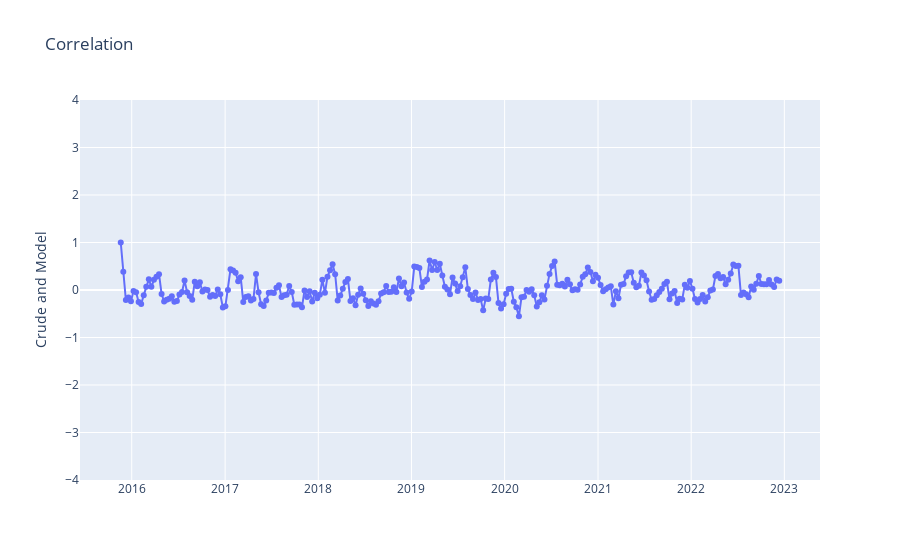
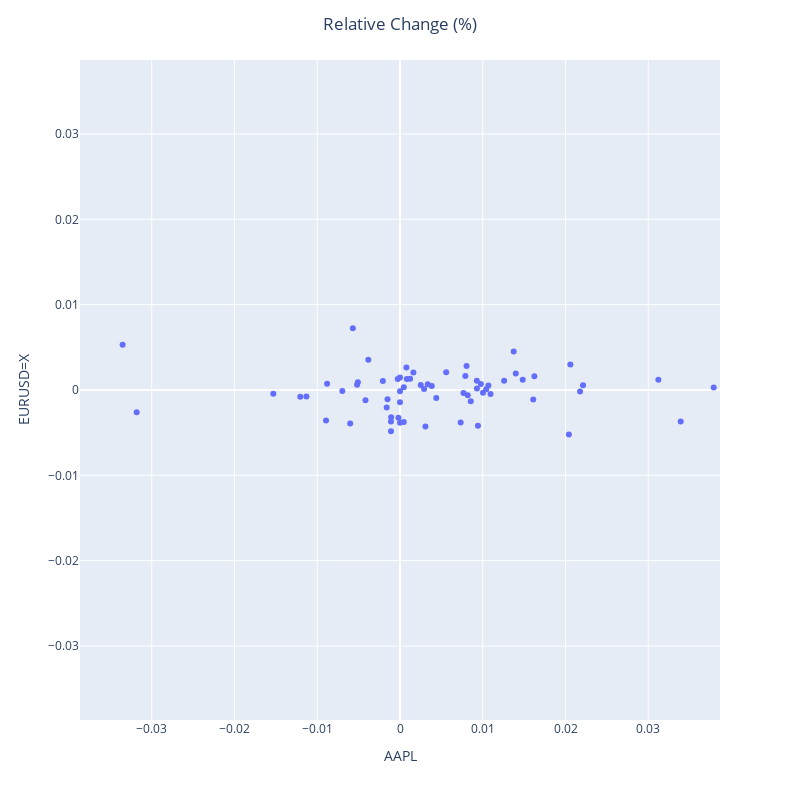

The notebook cell these images were saved under, in order:
### Code cell
# correlation pair

# main
interval = "1d"
days_back = 30
list_symbols = ["AAPL", "EURUSD=X"]

# correlation
symbol_pairs =  get_pair_combinations(list_symbols)
dict_correlation_scatters = get_correlation_scatters(df_correlation.copy(), interval, days_back, symbol_pairs)
list_correlation_scatters = list(dict_correlation_scatters.values())
layout_correlation = go.Layout(title='Correlation', yaxis=dict(title='Crude and Model'), yaxis2=dict(title='Moddel Difference', overlaying='y', side='right'))
fig_correlation = go.Figure(data=list_correlation_scatters, layout=layout_correlation)
fig_correlation.update_layout(grid_yside="right")
fig_correlation.update_layout(yaxis_range=[-4,4])
fig_correlation.show()

# correlation - x - y
change_0 = df_candle_change[df_candle_change["symbol"] == list_symbols[0]][["Datetime", "Open__change"]]
change_0.index = change_0["Datetime"]
change_1 = df_candle_change[df_candle_change["symbol"] == list_symbols[1]][["Datetime", "Open__change"]]
change_1.index = change_1["Datetime"]



df_change_0_1 = change_0.join(change_1, rsuffix='_right')
df_change_0_1 = df_change_0_1[(~df_change_0_1["Open__change"].isnull()) & (~df_change_0_1["Open__change_right"].isnull())]

# restrict times
df_change_0_1 = df_change_0_1.loc['2019-11-01':'2020-02-01']

fig_px_scatter = px.scatter(df_change_0_1, x="Open__change", y="Open__change_right", labels={
                        "Open__change": list_symbols[0],
                        "Open__change_right": list_symbols[1],
                    }).update_traces(mode="markers")
fig_go_Figure = go.Figure(data=fig_px_scatter)
fig_go_Figure.update_layout(title="Relative Change (%)")
fig_go_Figure.update_layout(title_x=0.5)
l1 = df_change_0_1["Open__change"].to_list()
l2 = df_change_0_1["Open__change_right"].to_list()
xy_max = max(max(l1), max(l2))*1.02
fig_go_Figure.update_layout(xaxis_range=[-1*xy_max, xy_max])
fig_go_Figure.update_layout(yaxis_range=[-1*xy_max, xy_max])

fig_dcc_Graph = dcc.Graph(id='id-f1', figure=fig_go_Figure)

fig_go_Figure.update_layout(
    autosize=False,
    width=800,
    height=800,)
fig_go_Figure.show()

### Figure 1 — Plotly figure (JSON) as saved in the notebook; plotly's stock layout.template omitted (floating-point values rounded to 4 significant figures; data arrays with more than 128 entries replaced by an {"elided": "..."} marker saying what was removed)
{"data": [{"mode": "lines+markers", "name": "AAPL____EURUSD=X", "type": "scatter", "x": {"elided": "259 str values"}, "y": {"elided": "259 float values"}, "yaxis": "y"}], "layout": {"grid": {"yside": "right"}, "title": {"text": "Correlation"}, "yaxis": {"range": [-4, 4], "title": {"text": "Crude and Model"}}, "yaxis2": {"overlaying": "y", "side": "right", "title": {"text": "Moddel Difference"}}}}

### Figure 2 — Plotly figure (JSON) as saved in the notebook; plotly's stock layout.template omitted (floating-point values rounded to 4 significant figures)
{"data": [{"hovertemplate": "AAPL=%{x}<br>EURUSD=X=%{y}<extra></extra>", "legendgroup": "", "marker": {"color": "#636efa", "symbol": "circle"}, "mode": "markers", "name": "", "orientation": "v", "showlegend": false, "type": "scatter", "x": [0.0093, 0.03122, -0.00109, -0.00109, 0.00767, -0.00019, -0.00151, 0.01258, -0.00161, 0.01003, -0.00027, 0.00804, 0.0079, -0.00881, -0.00697, -0.00417, 0.00046, 0.0161, -0.00509, 0, 0.00384, 0.00251, -0.03352, 0.01068, 0.01042, 0.01399, 0.00942, -0.00519, 0.00078, -0.00383, 0.01374, 0.02041, 0.00928, 0.00082, -0.00107, 0.00977, -0.00602, 0.01483, 0, 0.00046, 0.02212, -0.0057, 0.00162, 0, 0.02176, 0.00307, -0.01131, 0.02059, -0.00894, 0.03392, 0.01094, 0.00335, 0.01624, -0.01531, 0.00558, 0.00855, 0, 0.00291, 0.00438, -0.00207, 0.00733, -0.03182, 0.00819, 0.03791, -0.01205, 0.00122], "xaxis": "x", "y": [0.00017, 0.0012, -0.00368, -0.00484, -0.00034, -0.00326, -0.00107, 0.00109, -0.00206, -0.00031, 0.00129, 0.00282, 0.00165, 0.00073, -0.00012, -0.00121, -0.00375, -0.0011, 0.00091, -0.00145, 0.00047, 0.00058, 0.00529, 0.00052, 8e-05, 0.00194, -0.00418, 0.00061, 0.00265, 0.00355, 0.00451, -0.00521, 0.00107, 0.00129, -0.00319, 0.0007, -0.00394, 0.00119, -0.00014, 0.00033, 0.00056, 0.00723, 0.00205, 0.00146, -0.00017, -0.00429, -0.00075, 0.00299, -0.00358, -0.0037, -0.00047, 0.00066, 0.00161, -0.00043, 0.00207, -0.00132, -0.00384, 0.00011, -0.00095, 0.00105, -0.0038, -0.00262, -0.00061, 0.0003, -0.0008, 0.00133], "yaxis": "y"}], "layout": {"autosize": false, "height": 800, "legend": {"tracegroupgap": 0}, "margin": {"t": 60}, "title": {"text": "Relative Change (%)", "x": 0.5}, "width": 800, "xaxis": {"anchor": "y", "domain": [0, 1], "range": [-0.03867, 0.03867], "title": {"text": "AAPL"}}, "yaxis": {"anchor": "x", "domain": [0, 1], "range": [-0.03867, 0.03867], "title": {"text": "EURUSD=X"}}}}
